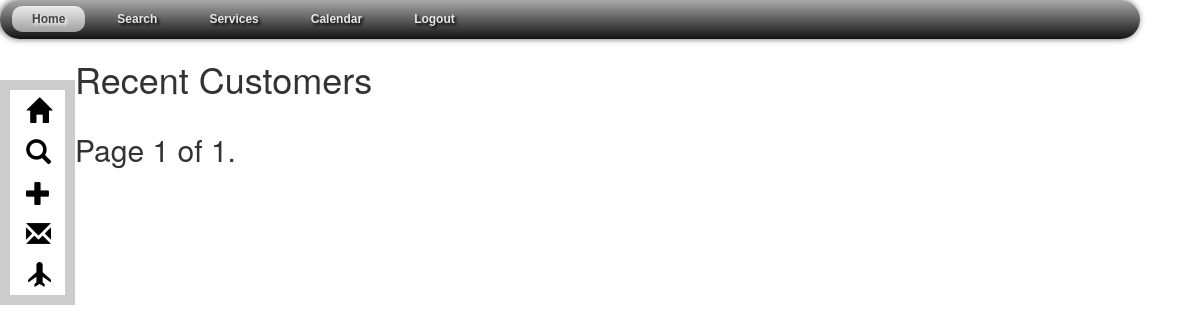
The page /customers/recents/ on the database as committed earlier.
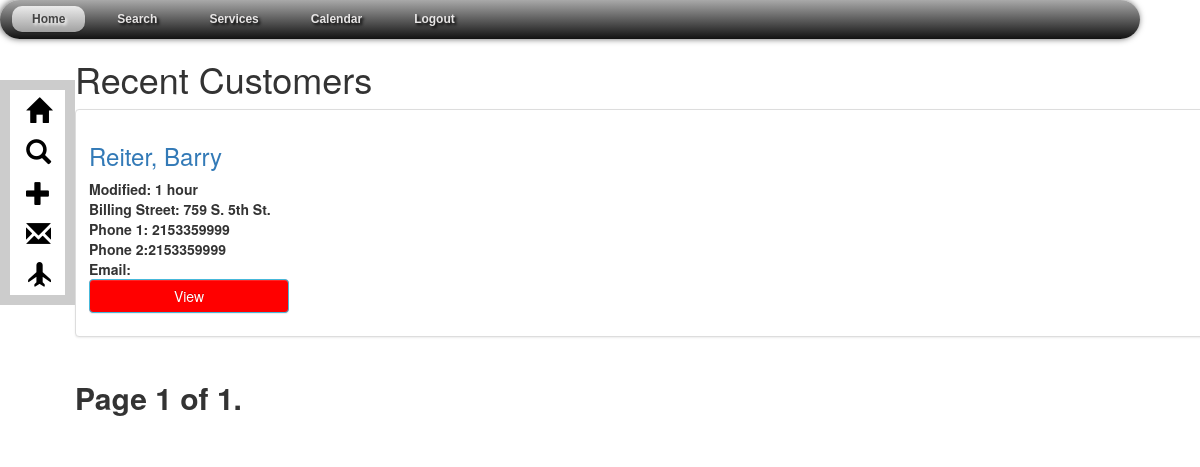
The same page on the database as committed later.
### Customers/models.py (models this page shows, shortened)
class Customer(models.Model):
    user = models.ForeignKey(settings.AUTH_USER_MODEL, default=1)
    modified_by=models.CharField(max_length=50,default=1)
    firstName = models.CharField(max_length=20)
    lastName = models.CharField(max_length=20)
    fullName = models.CharField(max_length=50, blank=True)
    billStreet = models.CharField(max_length=25)
    billCity = models.CharField(max_length=20)
    billState = models.CharField(max_length=2)
    billZip = models.CharField(max_length=5)
    latlng = models.CharField(blank=True, max_length=100, default = '')
    lat = models.FloatField(blank=True,max_length=100, default = '')
    lng = models.FloatField(blank=True, max_length=100, default='')
    phone1 = models.CharField(max_length=20)
    phone2 = models.CharField(max_length=20, blank=True)
    email = models.EmailField(max_length=50, blank=True)
    source = models.CharField(choices=SOURCE_CHOICES, max_length=20, default=NOTAPP)
    created = models.DateTimeField(auto_now=False, auto_now_add=True)
    modified = models.DateTimeField(auto_now=True, auto_now_add=False)
    def get_absolute_url(self):
        return reverse("customers:customer_detail", kwargs={"id": self.id})
    class Meta:
        ordering = ["-created", "-modified"]

### Customers/views.py (the view)
def recents(request):
    yesterday = datetime.datetime.today()-datetime.timedelta(days=1)
    queryset_list = Customer.objects.all().filter(created__gt=yesterday)
    paginator = Paginator(queryset_list, 25) # show 25 customers per page
    page_request_var = "page"
    page = request.GET.get(page_request_var)
    try:
        queryset = paginator.page(page)
    except PageNotAnInteger:
        queryset = paginator.page(1)
    except EmptyPage:
        queryset = paginator.page(paginator.num_pages)
    context = {
            "title":"Recent Customers",
            "object_list": queryset,
            "page_request_var":page_request_var,
        }
    return render(request, "customer_list.html", context)

### Customers/templates/customer_list.html (shortened to what this page needs)
{% extends "base.html" %}
{% block content %}
<h1>{{ title }}</h1>
    {% for obj in object_list %}
            <div class="thumbnail">
                <div class="caption">
                    <h3><a href="{{ obj.get_absolute_url}}">{{obj.lastName}}, {{obj.firstName}}</a></h3>
                    <strong>Modified: {{ obj.modified|timesince }}<br/>
                    <strong>Billing Street:</strong> {{obj.billStreet}}<br/>
                    <strong>Phone 1:</strong> {{obj.phone1}}<br/>
                    <strong>Phone 2:</strong>{{obj.phone2}}<br/>
                    <strong>Email:</strong> {{obj.email}}<br/>
                    <p><a href="{{ obj.get_absolute_url }}" class="btn btn-info" id="btnViewCustomer" role="button">View</a></p>
                </div>
            </div>
    {% endfor %}
    <div>
<div class="pagination col-md-8">
    <span class="step-links">
        <span class="current">
            Page {{ object_list.number }} of {{ object_list.paginator.num_pages }}.
        </span>
    </span>
</div>
</div>
</div>
{% endblock content %}

### Customers/templates/base.html (shortened to what this page needs)
{% load static from staticfiles %}
<html>
    <head>
        <link rel="stylesheet" href="https://maxcdn.bootstrapcdn.com/bootstrap/3.3.6/css/bootstrap-theme.min.css"
>
        <link rel="stylesheet" href='{% static "css/base.css" %}'/>
        <link rel="stylesheet" href="https://maxcdn.bootstrapcdn.com/bootstrap/3.3.6/css/bootstrap.min.css"
>
    </head>
    <body>
        <nav id="sideNav" class="sideNav col-md-2">
            <ul class="sideNav col-lg-2">
                <li><a href="{% url 'customers:index' %}"> <span class="glyphicon glyphicon-home" aria-hidden="true"></span></a></li>
                <li><a href="/customers/search"> <span class="glyphicon glyphicon-search" aria-hidden="true"></span></a></li>
                <li><a href="{% url 'customers:customer_create' %}"> <span class="glyphicon glyphicon-plus" aria-hidden="true"></span></a></li>
                <li><a href="https://www.gmail.com/"> <span class="glyphicon glyphicon-envelope" aria-hidden="true"></span></a></li>
                <li><a href="https://explorer.pictometry.com/login.php"> <span class="glyphicon glyphicon-plane" aria-hidden="true"></span></a></li>
            </ul>
        </nav>
        <nav id="main-nav" class="main-nav">
            <ul id="menu-bar">
                 <li class="active"><a href="{% url 'customers:index' %}">Home</a></li>
                 <li><a href="#">Search</a>
                 </li>
                 <li><a href="#">Services</a>
                 </li>
                 <li><a href="{% url 'customers:calendar' %}">Calendar</a></li>
                 <li><a href="#">Logout</a></li>
            </ul>
        <div id="main">
            <div id="first-content-block" class="container">
                {% block content %}
                {% endblock content %}
            </div>
        <div id="footer">
            <div id="footer-content-block" class="container">
            </div>
        </div>
    </body>
</html>

### static/css/base.css (style rules this page uses)
#main { margin-left:5%; }
h1 { color:#777777; }
h3 { style:italic; }
#btnViewCustomer { width:200px; background-color:red; }
#menu-bar { width: 95%; margin: 0px 0px 0px 0px; padding: 6px 0px 0px 6px; height: 39px; line-height: 100%; border-radius: 50px; -webkit-border-radius: 50px; -moz-border-radius: 50px; box-shadow: -1px 0px 6px #666666; -webkit-box-shadow: -1px 0px 6px #666666; -moz-box-shadow: -1px 0px 6px #666666; background: #8B8B8B; background: linear-gradient(top, #A9A9A9, #121212); background: -ms-linear-gradient(top, #A9A9A9, #121212); background: -webkit-gradient(linear, left top, left bottom, from(#A9A9A9), to(#121212)); background: -moz-linear-gradient(top, #A9A9A9, #121212); border: solid 0px #6D6D6D; position:relative; z-index:999; }
#menu-bar li { margin: 0px 0px 6px 0px; padding: 0px 6px 0px 6px; float: left; position: relative; list-style: none; }
#menu-bar a { font-weight: bold; font-family: arial; font-style: normal; font-size: 12px; color: #E7E5E5; text-decoration: none; display: block; padding: 6px 20px 6px 20px; margin: 0; margin-bottom: 6px; border-radius: 10px; -webkit-border-radius: 10px; -moz-border-radius: 10px; text-shadow: 2px 2px 3px #000000; }
#menu-bar .active a, #menu-bar li:hover > a { background: #0399D4; background: linear-gradient(top, #EBEBEB, #A1A1A1); background: -ms-linear-gradient(top, #EBEBEB, #A1A1A1); background: -webkit-gradient(linear, left top, left bottom, from(#EBEBEB), to(#A1A1A1)); background: -moz-linear-gradient(top, #EBEBEB, #A1A1A1); color: #444444; -webkit-box-shadow: 0 1px 1px rgba(0, 0, 0, .2); -moz-box-shadow: 0 1px 1px rgba(0, 0, 0, .2); box-shadow: 0 1px 1px rgba(0, 0, 0, .2); text-shadow: 2px 2px 3px #FFFFFF; }
#menu-bar:after { content: "."; display: block; clear: both; visibility: hidden; line-height: 0; height: 0; }
#menu-bar { display: inline-block; }
#sideNav { margin-top:80px; float: left; color: white; background:#CCC; position:fixed; width:75px; padding:10px 10px 10px 10px; }
.sideNav ul { text-align:center; background:#FFF; list-style-type: none; margin:0px; padding:0px; width:100%; }
.sideNav ul li a { font-family:"Arial", Arial, Veranda; font-size:25px; display: block; color: #000; padding: 8px 16px 8px 16px; text-decoration: none; }
#first-content-block { float:left; margin-bottom:50px; clear:right; }
.current { font-size:30px; }

Rows that differ between the two databases and show on the page:
added Customer: lastName "Reiter", firstName "Barry", modified "1 hour", billStreet "759 S. 5th St.", phone1 "2153359999", phone2 "2153359999"
